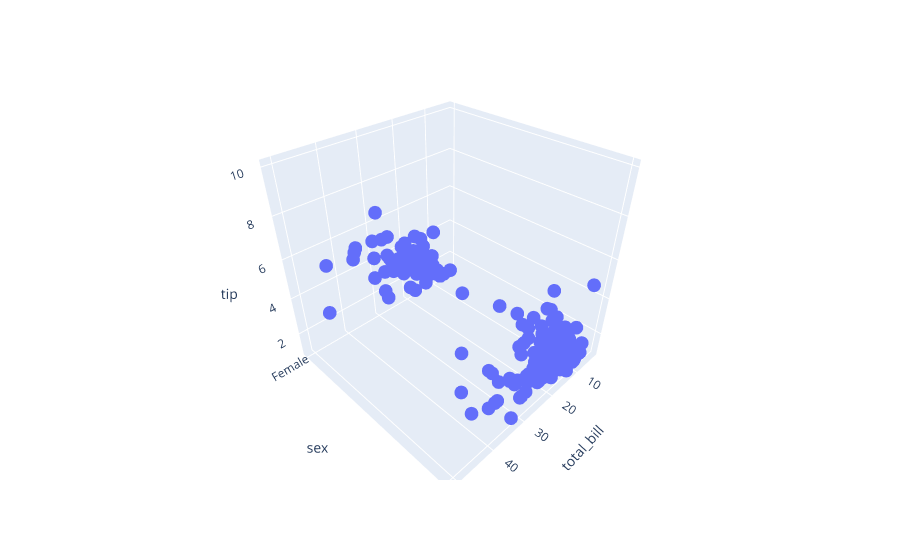

Here is the notebook cell this chart was saved with:
### Code cell
import plotly.express as px

df = px.data.tips()

fig = px.scatter_3d(df, x="total_bill", y="sex", z="tip")

fig.show()

### Figure 1 — Plotly figure (JSON) as saved in the notebook; plotly's stock layout.template omitted (floating-point values rounded to 4 significant figures; data arrays with more than 128 entries replaced by an {"elided": "..."} marker saying what was removed)
{"data": [{"hovertemplate": "total_bill=%{x}<br>sex=%{y}<br>tip=%{z}<extra></extra>", "legendgroup": "", "marker": {"color": "#636efa", "symbol": "circle"}, "mode": "markers", "name": "", "scene": "scene", "showlegend": false, "type": "scatter3d", "x": {"elided": "244 float values"}, "y": {"elided": "244 str values"}, "z": {"elided": "244 float values"}}], "layout": {"legend": {"tracegroupgap": 0}, "margin": {"t": 60}, "scene": {"domain": {"x": [0, 1], "y": [0, 1]}, "xaxis": {"title": {"text": "total_bill"}}, "yaxis": {"title": {"text": "sex"}}, "zaxis": {"title": {"text": "tip"}}}}}
